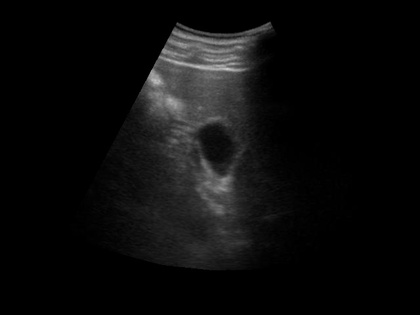
%> input picture h60.jpg, 420 x 315 px, shrunk from 640 x 480 before the run
$ octave --eval "basic_filters1;"   (GNU Octave 9; MATLAB toolbox functions it lacks are replaced by stand-ins)
%> lines starting %> are read from the running program, lines starting %| are printed output that depends on the picture
function basic_filters1()
    % Speckle Noise Reduction using Lee, Kuan, and Frost Filters

    clc; clear; close all;

    % Load an image with speckle noise
    image = imread('C:\Users\TNXQ\Desktop\Speckle_noise_reduction_using_various_filters-main\Speckle_noise_reduction_using_various_filters\Speckle_noise_reduction_using_various_filters\h60.jpg'); % Replace with your image file
%> image is the input picture: size 315x420 uint8; min 0, max 203, mean 12

    if size(image, 3) == 3
        image = rgb2gray(image); % Convert to grayscale if it's a color image
    end

    % Normalize image to [0, 1]
    image = double(image) / 255;
%> image: size 315x420 double

    % Add speckle noise with 0.08 variance (equivalent to 0.08 dB noise)
    noise_variance = 0.08;
    noisy_image = imnoise(image, 'speckle', noise_variance);

    % Parameters for the filters
    window_size = 5;      % Size of the local filtering window
    damping_factor = 1;   % Damping factor for the Frost filter

    % Step 1: Apply the Lee Filter
    lee_filtered = leeFilter(noisy_image, window_size);

    % Step 2: Apply the Kuan Filter
    kuan_filtered = kuanFilter(noisy_image, window_size);

    % Step 3: Apply the Frost Filter
    frost_filtered = frostFilter(noisy_image, window_size, damping_factor);

    % Calculate PSNR and RMSE values
    [psnr_noisy, rmse_noisy] = calculate_metrics(image, noisy_image);
    [psnr_lee, rmse_lee] = calculate_metrics(image, lee_filtered);
    [psnr_kuan, rmse_kuan] = calculate_metrics(image, kuan_filtered);
    [psnr_frost, rmse_frost] = calculate_metrics(image, frost_filtered);

    % Display results
    figure;
    subplot(2,2,1); imshow(noisy_image, []);
    title(sprintf('Noisy Image\nPSNR: %.2f dB, RMSE: %.5f', psnr_noisy, rmse_noisy));

    subplot(2,2,2); imshow(lee_filtered, []);
    title(sprintf('Lee Filter\nPSNR: %.2f dB, RMSE: %.5f', psnr_lee, rmse_lee));

    subplot(2,2,3); imshow(kuan_filtered, []);
    title(sprintf('Kuan Filter\nPSNR: %.2f dB, RMSE: %.5f', psnr_kuan, rmse_kuan));

    subplot(2,2,4); imshow(frost_filtered, []);
    title(sprintf('Frost Filter\nPSNR: %.2f dB, RMSE: %.5f', psnr_frost, rmse_frost));
end

% ----- Lee Filter Function -----
function filtered_image = leeFilter(img, window_size)
%> called with window_size = 5
    img = double(img);
    meanLocal = filter2(ones(window_size) / window_size^2, img, 'same');
    varLocal = filter2(ones(window_size) / window_size^2, img.^2, 'same') - meanLocal.^2;
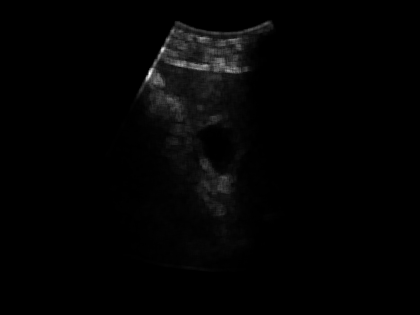
%> varLocal: size 315x420 double; min 0, max 0.095, mean 0.00139; drawn with min black and max white

    % Estimate noise variance (median of local variances)
    noiseVariance = mean(varLocal(:));
%> noiseVariance = 0.00139

    % Lee filter formula
    K = varLocal ./ (varLocal + noiseVariance);
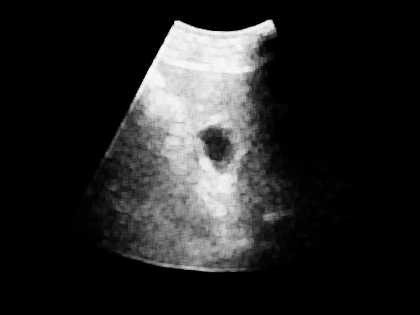
%> K: size 315x420 double; min 0, max 0.986, mean 0.147
    filtered_image = meanLocal + K .* (img - meanLocal);
end

% ----- Kuan Filter Function -----
function filtered_image = kuanFilter(img, window_size)
%> called with window_size = 5
    img = double(img);
    meanLocal = filter2(ones(window_size) / window_size^2, img, 'same');
    varLocal = filter2(ones(window_size) / window_size^2, img.^2, 'same') - meanLocal.^2;
    ratio = varLocal ./ (meanLocal .^ 2 + eps);
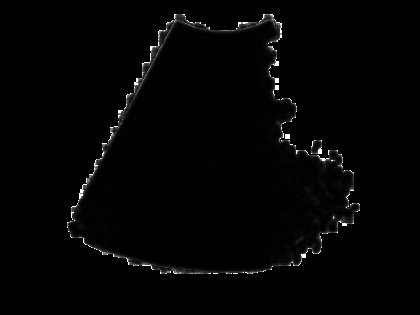
%> ratio: size 315x420 double; min 0, max 24, mean 0.3; drawn with min black and max white
    K = (1 ./ (1 + ratio));
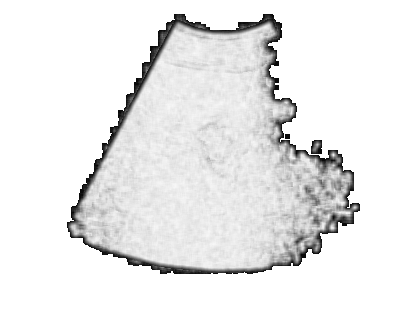
%> K: size 315x420 double; min 0.04, max 1, mean 0.924
    filtered_image = meanLocal .* (1 - K) + img .* K;
end

% ----- Frost Filter Function -----
function filtered_image = frostFilter(img, window_size, damping_factor)
%> called with window_size = 5, damping_factor = 1
    img = double(img);
    [rows, cols] = size(img);
%> rows = 315; cols = 420
    paddedImg = padarray(img, [floor(window_size/2), floor(window_size/2)], 'symmetric');
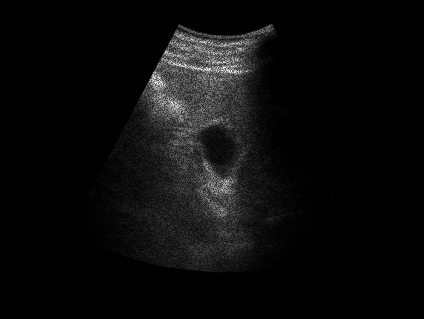
%> paddedImg: size 319x424 double; min 0, max 1, mean 0.0458
    filtered_image = zeros(rows, cols);

    for i = 1:rows
        for j = 1:cols
            localWindow = paddedImg(i:i+window_size-1, j:j+window_size-1);
            localMean = mean(localWindow(:));
            coef = exp(-damping_factor * abs(localWindow - localMean) ./ (localMean + eps));
            weights = coef ./ sum(coef(:) + eps);
            filtered_image(i, j) = sum(weights(:) .* localWindow(:));
        end
    end
end

% ----- PSNR and RMSE Calculation Function -----
function [psnr_value, rmse_value] = calculate_metrics(original, processed)
    original = double(original);
    processed = double(processed);

    % Normalize images to [0, 1] if they are not already
    if max(original(:)) > 1
        original = original / 255;
    end
    if max(processed(:)) > 1
        processed = processed / 255;
    end

    % Calculate MSE and RMSE
    mse = mean((original(:) - processed(:)).^2);
%> mse = 0.00105
    rmse_value = sqrt(mse);
%> rmse_value = 0.0324

    % Calculate PSNR
    max_pixel_value = 1;  % Since images are normalized to [0, 1]
    psnr_value = 10 * log10((max_pixel_value^2) / mse);
%> psnr_value = 29.78
end
%> in basic_filters1, `[psnr_noisy, rmse_noisy] = calculate_metrics(image, noisy_image);`: rmse_noisy = 0.0324
%> in basic_filters1, `[psnr_lee, rmse_lee] = calculate_metrics(image, lee_filtered);`: psnr_lee = 30.98; rmse_lee = 0.0282
%> in basic_filters1, `[psnr_kuan, rmse_kuan] = calculate_metrics(image, kuan_filtered);`: psnr_kuan = 30.57; rmse_kuan = 0.0296
%> in basic_filters1, `[psnr_frost, rmse_frost] = calculate_metrics(image, frost_filtered);`: psnr_frost = 36.94; rmse_frost = 0.0142
